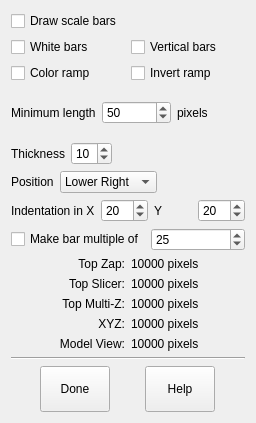
<ui version="4.0" >
 <class>ScaleBarForm</class>
 <widget class="QWidget" name="ScaleBarForm" >
  <property name="geometry" >
   <rect>
    <x>0</x>
    <y>0</y>
    <width>256</width>
    <height>423</height>
   </rect>
  </property>
  <property name="windowTitle" >
   <string>3dmod Scale Bar</string>
  </property>
  <layout class="QVBoxLayout" >
   <item>
    <widget class="QCheckBox" name="drawCheckBox" >
     <property name="focusPolicy" >
      <enum>Qt::NoFocus</enum>
     </property>
     <property name="toolTip" >
      <string>Turn on scale bar drawing in all windows</string>
     </property>
     <property name="text" >
      <string>Draw scale bars</string>
     </property>
    </widget>
   </item>
   <item>
    <layout class="QGridLayout" >
     <item row="1" column="0" >
      <widget class="QCheckBox" name="colorCheckBox" >
       <property name="toolTip" >
        <string>Draw a false color ramp instead of black/white bars</string>
       </property>
       <property name="text" >
        <string>Color ramp</string>
       </property>
      </widget>
     </item>
     <item row="0" column="0" >
      <widget class="QCheckBox" name="whiteCheckBox" >
       <property name="focusPolicy" >
        <enum>Qt::NoFocus</enum>
       </property>
       <property name="toolTip" >
        <string>Draw white instead of black bars</string>
       </property>
       <property name="text" >
        <string>White bars</string>
       </property>
      </widget>
     </item>
     <item row="1" column="1" >
      <widget class="QCheckBox" name="invertCheckBox" >
       <property name="toolTip" >
        <string>Reverse the direction of the color ramp</string>
       </property>
       <property name="text" >
        <string>Invert ramp</string>
       </property>
      </widget>
     </item>
     <item row="0" column="1" >
      <widget class="QCheckBox" name="verticalCheckBox" >
       <property name="focusPolicy" >
        <enum>Qt::NoFocus</enum>
       </property>
       <property name="toolTip" >
        <string>Draw bars vertically instead of horizontally</string>
       </property>
       <property name="text" >
        <string>Vertical bars</string>
       </property>
      </widget>
     </item>
    </layout>
   </item>
   <item>
    <layout class="QHBoxLayout" >
     <item>
      <widget class="QLabel" name="textLabel1" >
       <property name="text" >
        <string>Minimum length</string>
       </property>
       <property name="wordWrap" >
        <bool>false</bool>
       </property>
      </widget>
     </item>
     <item>
      <widget class="QSpinBox" name="lengthSpinBox" >
       <property name="focusPolicy" >
        <enum>Qt::ClickFocus</enum>
       </property>
       <property name="toolTip" >
        <string>Set minimum length of bars in pixels</string>
       </property>
       <property name="keyboardTracking" >
        <bool>false</bool>
       </property>
       <property name="minimum" >
        <number>10</number>
       </property>
       <property name="maximum" >
        <number>1000</number>
       </property>
       <property name="singleStep" >
        <number>5</number>
       </property>
       <property name="value" >
        <number>50</number>
       </property>
      </widget>
     </item>
     <item>
      <widget class="QLabel" name="textLabel2" >
       <property name="text" >
        <string>pixels</string>
       </property>
       <property name="wordWrap" >
        <bool>false</bool>
       </property>
      </widget>
     </item>
     <item>
      <spacer name="spacer7" >
       <property name="orientation" >
        <enum>Qt::Horizontal</enum>
       </property>
       <property name="sizeType" >
        <enum>QSizePolicy::Minimum</enum>
       </property>
       <property name="sizeHint" stdset="0" >
        <size>
         <width>0</width>
         <height>20</height>
        </size>
       </property>
      </spacer>
     </item>
    </layout>
   </item>
   <item>
    <layout class="QHBoxLayout" >
     <item>
      <widget class="QLabel" name="textLabel3" >
       <property name="text" >
        <string>Thickness</string>
       </property>
       <property name="wordWrap" >
        <bool>false</bool>
       </property>
      </widget>
     </item>
     <item>
      <widget class="QSpinBox" name="thicknessSpinBox" >
       <property name="focusPolicy" >
        <enum>Qt::ClickFocus</enum>
       </property>
       <property name="toolTip" >
        <string>Set thickness of bar in pixels</string>
       </property>
       <property name="keyboardTracking" >
        <bool>false</bool>
       </property>
       <property name="minimum" >
        <number>1</number>
       </property>
       <property name="maximum" >
        <number>50</number>
       </property>
       <property name="value" >
        <number>10</number>
       </property>
      </widget>
     </item>
     <item>
      <spacer name="spacer6" >
       <property name="orientation" >
        <enum>Qt::Horizontal</enum>
       </property>
       <property name="sizeType" >
        <enum>QSizePolicy::MinimumExpanding</enum>
       </property>
       <property name="sizeHint" stdset="0" >
        <size>
         <width>40</width>
         <height>20</height>
        </size>
       </property>
      </spacer>
     </item>
    </layout>
   </item>
   <item>
    <layout class="QHBoxLayout" >
     <item>
      <widget class="QLabel" name="textLabel4" >
       <property name="text" >
        <string>Position</string>
       </property>
       <property name="wordWrap" >
        <bool>false</bool>
       </property>
      </widget>
     </item>
     <item>
      <widget class="QComboBox" name="positionComboBox" >
       <property name="toolTip" >
        <string>Set corner bars will be located in</string>
       </property>
       <item>
        <property name="text" >
         <string>Lower Right</string>
        </property>
       </item>
       <item>
        <property name="text" >
         <string>Lower Left</string>
        </property>
       </item>
       <item>
        <property name="text" >
         <string>Upper Left</string>
        </property>
       </item>
       <item>
        <property name="text" >
         <string>Upper Right</string>
        </property>
       </item>
      </widget>
     </item>
     <item>
      <spacer name="spacer5" >
       <property name="orientation" >
        <enum>Qt::Horizontal</enum>
       </property>
       <property name="sizeType" >
        <enum>QSizePolicy::MinimumExpanding</enum>
       </property>
       <property name="sizeHint" stdset="0" >
        <size>
         <width>16</width>
         <height>20</height>
        </size>
       </property>
      </spacer>
     </item>
    </layout>
   </item>
   <item>
    <layout class="QHBoxLayout" >
     <item>
      <widget class="QLabel" name="textLabel5" >
       <property name="text" >
        <string>Indentation in X</string>
       </property>
       <property name="wordWrap" >
        <bool>false</bool>
       </property>
      </widget>
     </item>
     <item>
      <widget class="QSpinBox" name="indentXspinBox" >
       <property name="focusPolicy" >
        <enum>Qt::ClickFocus</enum>
       </property>
       <property name="toolTip" >
        <string>Distance from edge of window in X</string>
       </property>
       <property name="keyboardTracking" >
        <bool>false</bool>
       </property>
       <property name="minimum" >
        <number>1</number>
       </property>
       <property name="maximum" >
        <number>500</number>
       </property>
       <property name="value" >
        <number>20</number>
       </property>
      </widget>
     </item>
     <item>
      <widget class="QLabel" name="textLabel6" >
       <property name="text" >
        <string>Y</string>
       </property>
       <property name="wordWrap" >
        <bool>false</bool>
       </property>
      </widget>
     </item>
     <item>
      <widget class="QSpinBox" name="indentYspinBox" >
       <property name="focusPolicy" >
        <enum>Qt::ClickFocus</enum>
       </property>
       <property name="toolTip" >
        <string>Distance from edge of window in X</string>
       </property>
       <property name="keyboardTracking" >
        <bool>false</bool>
       </property>
       <property name="minimum" >
        <number>1</number>
       </property>
       <property name="maximum" >
        <number>500</number>
       </property>
       <property name="value" >
        <number>20</number>
       </property>
      </widget>
     </item>
     <item>
      <spacer name="spacer8" >
       <property name="orientation" >
        <enum>Qt::Horizontal</enum>
       </property>
       <property name="sizeType" >
        <enum>QSizePolicy::Minimum</enum>
       </property>
       <property name="sizeHint" stdset="0" >
        <size>
         <width>0</width>
         <height>20</height>
        </size>
       </property>
      </spacer>
     </item>
    </layout>
   </item>
   <item>
    <layout class="QHBoxLayout" >
     <item>
      <widget class="QCheckBox" name="customCheckBox" >
       <property name="focusPolicy" >
        <enum>Qt::NoFocus</enum>
       </property>
       <property name="text" >
        <string>Make bar multiple of</string>
       </property>
      </widget>
     </item>
     <item>
      <widget class="QSpinBox" name="customSpinBox" >
       <property name="focusPolicy" >
        <enum>Qt::ClickFocus</enum>
       </property>
       <property name="keyboardTracking" >
        <bool>false</bool>
       </property>
       <property name="minimum" >
        <number>10</number>
       </property>
       <property name="maximum" >
        <number>90</number>
       </property>
       <property name="singleStep" >
        <number>5</number>
       </property>
       <property name="value" >
        <number>25</number>
       </property>
      </widget>
     </item>
     <item>
      <spacer name="spacer5_2" >
       <property name="orientation" >
        <enum>Qt::Horizontal</enum>
       </property>
       <property name="sizeType" >
        <enum>QSizePolicy::Minimum</enum>
       </property>
       <property name="sizeHint" stdset="0" >
        <size>
         <width>0</width>
         <height>20</height>
        </size>
       </property>
      </spacer>
     </item>
    </layout>
   </item>
   <item>
    <layout class="QGridLayout" >
     <item row="3" column="0" >
      <widget class="QLabel" name="xyzLabel" >
       <property name="text" >
        <string>XYZ:</string>
       </property>
       <property name="alignment" >
        <set>Qt::AlignRight|Qt::AlignTrailing|Qt::AlignVCenter</set>
       </property>
       <property name="wordWrap" >
        <bool>false</bool>
       </property>
      </widget>
     </item>
     <item row="1" column="1" >
      <widget class="QLabel" name="slicerValue" >
       <property name="text" >
        <string>10000 pixels</string>
       </property>
       <property name="wordWrap" >
        <bool>false</bool>
       </property>
      </widget>
     </item>
     <item row="4" column="0" >
      <widget class="QLabel" name="textLabel11" >
       <property name="text" >
        <string>Model View:</string>
       </property>
       <property name="alignment" >
        <set>Qt::AlignRight|Qt::AlignTrailing|Qt::AlignVCenter</set>
       </property>
       <property name="wordWrap" >
        <bool>false</bool>
       </property>
      </widget>
     </item>
     <item row="2" column="1" >
      <widget class="QLabel" name="multiZValue" >
       <property name="text" >
        <string>10000 pixels</string>
       </property>
       <property name="wordWrap" >
        <bool>false</bool>
       </property>
      </widget>
     </item>
     <item row="1" column="0" >
      <widget class="QLabel" name="slicerLabel" >
       <property name="text" >
        <string>Top Slicer:</string>
       </property>
       <property name="alignment" >
        <set>Qt::AlignRight|Qt::AlignTrailing|Qt::AlignVCenter</set>
       </property>
       <property name="wordWrap" >
        <bool>false</bool>
       </property>
      </widget>
     </item>
     <item row="3" column="1" >
      <widget class="QLabel" name="xyzValue" >
       <property name="text" >
        <string>10000 pixels</string>
       </property>
       <property name="wordWrap" >
        <bool>false</bool>
       </property>
      </widget>
     </item>
     <item row="2" column="0" >
      <widget class="QLabel" name="multiZLabel" >
       <property name="text" >
        <string>Top Multi-Z:</string>
       </property>
       <property name="alignment" >
        <set>Qt::AlignRight|Qt::AlignTrailing|Qt::AlignVCenter</set>
       </property>
       <property name="wordWrap" >
        <bool>false</bool>
       </property>
      </widget>
     </item>
     <item row="0" column="0" >
      <widget class="QLabel" name="zapLabel" >
       <property name="text" >
        <string>Top Zap:</string>
       </property>
       <property name="alignment" >
        <set>Qt::AlignRight|Qt::AlignTrailing|Qt::AlignVCenter</set>
       </property>
       <property name="wordWrap" >
        <bool>false</bool>
       </property>
      </widget>
     </item>
     <item row="0" column="1" >
      <widget class="QLabel" name="zapValue" >
       <property name="text" >
        <string>10000 pixels</string>
       </property>
       <property name="wordWrap" >
        <bool>false</bool>
       </property>
      </widget>
     </item>
     <item row="4" column="1" >
      <widget class="QLabel" name="modvValue" >
       <property name="text" >
        <string>10000 pixels</string>
       </property>
       <property name="wordWrap" >
        <bool>false</bool>
       </property>
      </widget>
     </item>
    </layout>
   </item>
   <item>
    <widget class="Line" name="Line1" >
     <property name="frameShape" >
      <enum>QFrame::HLine</enum>
     </property>
     <property name="frameShadow" >
      <enum>QFrame::Sunken</enum>
     </property>
    </widget>
   </item>
   <item>
    <layout class="QHBoxLayout" >
     <item>
      <widget class="QPushButton" name="doneButton" >
       <property name="sizePolicy" >
        <sizepolicy vsizetype="Fixed" hsizetype="Fixed" >
         <horstretch>0</horstretch>
         <verstretch>0</verstretch>
        </sizepolicy>
       </property>
       <property name="maximumSize" >
        <size>
         <width>70</width>
         <height>32767</height>
        </size>
       </property>
       <property name="focusPolicy" >
        <enum>Qt::NoFocus</enum>
       </property>
       <property name="toolTip" >
        <string>Close this dialog box</string>
       </property>
       <property name="text" >
        <string>Done</string>
       </property>
       <property name="autoDefault" >
        <bool>false</bool>
       </property>
      </widget>
     </item>
     <item>
      <widget class="QPushButton" name="helpButton" >
       <property name="sizePolicy" >
        <sizepolicy vsizetype="Fixed" hsizetype="Fixed" >
         <horstretch>0</horstretch>
         <verstretch>0</verstretch>
        </sizepolicy>
       </property>
       <property name="maximumSize" >
        <size>
         <width>70</width>
         <height>32767</height>
        </size>
       </property>
       <property name="focusPolicy" >
        <enum>Qt::NoFocus</enum>
       </property>
       <property name="toolTip" >
        <string>Open a help window</string>
       </property>
       <property name="text" >
        <string>Help</string>
       </property>
       <property name="autoDefault" >
        <bool>false</bool>
       </property>
      </widget>
     </item>
    </layout>
   </item>
  </layout>
 </widget>
 <layoutdefault spacing="6" margin="11" />
 <resources/>
 <connections>
  <connection>
   <sender>drawCheckBox</sender>
   <signal>toggled(bool)</signal>
   <receiver>ScaleBarForm</receiver>
   <slot>drawToggled(bool)</slot>
   <hints>
    <hint type="sourcelabel" >
     <x>20</x>
     <y>20</y>
    </hint>
    <hint type="destinationlabel" >
     <x>20</x>
     <y>20</y>
    </hint>
   </hints>
  </connection>
  <connection>
   <sender>whiteCheckBox</sender>
   <signal>toggled(bool)</signal>
   <receiver>ScaleBarForm</receiver>
   <slot>whiteToggled(bool)</slot>
   <hints>
    <hint type="sourcelabel" >
     <x>20</x>
     <y>20</y>
    </hint>
    <hint type="destinationlabel" >
     <x>20</x>
     <y>20</y>
    </hint>
   </hints>
  </connection>
  <connection>
   <sender>lengthSpinBox</sender>
   <signal>valueChanged(int)</signal>
   <receiver>ScaleBarForm</receiver>
   <slot>lengthChanged(int)</slot>
   <hints>
    <hint type="sourcelabel" >
     <x>20</x>
     <y>20</y>
    </hint>
    <hint type="destinationlabel" >
     <x>20</x>
     <y>20</y>
    </hint>
   </hints>
  </connection>
  <connection>
   <sender>thicknessSpinBox</sender>
   <signal>valueChanged(int)</signal>
   <receiver>ScaleBarForm</receiver>
   <slot>thicknessChanged(int)</slot>
   <hints>
    <hint type="sourcelabel" >
     <x>20</x>
     <y>20</y>
    </hint>
    <hint type="destinationlabel" >
     <x>20</x>
     <y>20</y>
    </hint>
   </hints>
  </connection>
  <connection>
   <sender>positionComboBox</sender>
   <signal>activated(int)</signal>
   <receiver>ScaleBarForm</receiver>
   <slot>positionChanged(int)</slot>
   <hints>
    <hint type="sourcelabel" >
     <x>20</x>
     <y>20</y>
    </hint>
    <hint type="destinationlabel" >
     <x>20</x>
     <y>20</y>
    </hint>
   </hints>
  </connection>
  <connection>
   <sender>indentXspinBox</sender>
   <signal>valueChanged(int)</signal>
   <receiver>ScaleBarForm</receiver>
   <slot>indentXchanged(int)</slot>
   <hints>
    <hint type="sourcelabel" >
     <x>20</x>
     <y>20</y>
    </hint>
    <hint type="destinationlabel" >
     <x>20</x>
     <y>20</y>
    </hint>
   </hints>
  </connection>
  <connection>
   <sender>indentYspinBox</sender>
   <signal>valueChanged(int)</signal>
   <receiver>ScaleBarForm</receiver>
   <slot>indentYchanged(int)</slot>
   <hints>
    <hint type="sourcelabel" >
     <x>20</x>
     <y>20</y>
    </hint>
    <hint type="destinationlabel" >
     <x>20</x>
     <y>20</y>
    </hint>
   </hints>
  </connection>
  <connection>
   <sender>helpButton</sender>
   <signal>clicked()</signal>
   <receiver>ScaleBarForm</receiver>
   <slot>helpPressed()</slot>
   <hints>
    <hint type="sourcelabel" >
     <x>20</x>
     <y>20</y>
    </hint>
    <hint type="destinationlabel" >
     <x>20</x>
     <y>20</y>
    </hint>
   </hints>
  </connection>
  <connection>
   <sender>doneButton</sender>
   <signal>clicked()</signal>
   <receiver>ScaleBarForm</receiver>
   <slot>close()</slot>
   <hints>
    <hint type="sourcelabel" >
     <x>20</x>
     <y>20</y>
    </hint>
    <hint type="destinationlabel" >
     <x>20</x>
     <y>20</y>
    </hint>
   </hints>
  </connection>
  <connection>
   <sender>customCheckBox</sender>
   <signal>toggled(bool)</signal>
   <receiver>ScaleBarForm</receiver>
   <slot>customToggled(bool)</slot>
   <hints>
    <hint type="sourcelabel" >
     <x>20</x>
     <y>20</y>
    </hint>
    <hint type="destinationlabel" >
     <x>20</x>
     <y>20</y>
    </hint>
   </hints>
  </connection>
  <connection>
   <sender>customSpinBox</sender>
   <signal>valueChanged(int)</signal>
   <receiver>ScaleBarForm</receiver>
   <slot>customValChanged(int)</slot>
   <hints>
    <hint type="sourcelabel" >
     <x>20</x>
     <y>20</y>
    </hint>
    <hint type="destinationlabel" >
     <x>20</x>
     <y>20</y>
    </hint>
   </hints>
  </connection>
  <connection>
   <sender>verticalCheckBox</sender>
   <signal>toggled(bool)</signal>
   <receiver>ScaleBarForm</receiver>
   <slot>verticalToggled(bool)</slot>
   <hints>
    <hint type="sourcelabel" >
     <x>20</x>
     <y>20</y>
    </hint>
    <hint type="destinationlabel" >
     <x>20</x>
     <y>20</y>
    </hint>
   </hints>
  </connection>
  <connection>
   <sender>colorCheckBox</sender>
   <signal>toggled(bool)</signal>
   <receiver>ScaleBarForm</receiver>
   <slot>colorToggled(bool)</slot>
   <hints>
    <hint type="sourcelabel" >
     <x>20</x>
     <y>20</y>
    </hint>
    <hint type="destinationlabel" >
     <x>20</x>
     <y>20</y>
    </hint>
   </hints>
  </connection>
  <connection>
   <sender>invertCheckBox</sender>
   <signal>toggled(bool)</signal>
   <receiver>ScaleBarForm</receiver>
   <slot>invertToggled(bool)</slot>
   <hints>
    <hint type="sourcelabel" >
     <x>20</x>
     <y>20</y>
    </hint>
    <hint type="destinationlabel" >
     <x>20</x>
     <y>20</y>
    </hint>
   </hints>
  </connection>
 </connections>
</ui>
